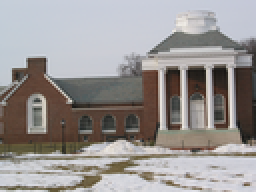
%> input picture Homework/homework4/my H4/code/I1.png, 128 x 96 px, shrunk from 512 x 384 before the run (shown 2 times larger)
$ octave q1solution.m   (GNU Octave 9; MATLAB toolbox functions it lacks are replaced by stand-ins)
%> lines starting %> are read from the running program, lines starting %| are printed output that depends on the picture
### Homework/homework4/my H4/code/ellipse.m
function h=ellipse(ra,rb,ang,x0,y0,C,Nb)
% Ellipse adds ellipses to the current plot
%
% ELLIPSE(ra,rb,ang,x0,y0) adds an ellipse with semimajor axis of ra,
% a semimajor axis of radius rb, a semimajor axis of ang, centered at
% the point x0,y0.
%
% The length of ra, rb, and ang should be the same.
% If ra is a vector of length L and x0,y0 scalars, L ellipses
% are added at point x0,y0.
% If ra is a scalar and x0,y0 vectors of length M, M ellipse are with the same
% radii are added at the points x0,y0.
% If ra, x0, y0 are vectors of the same length L=M, M ellipses are added.
% If ra is a vector of length L and x0, y0 are  vectors of length
% M~=L, L*M ellipses are added, at each point x0,y0, L ellipses of radius ra.
%
% ELLIPSE(ra,rb,ang,x0,y0,C)
% adds ellipses of color C. C may be a string ('r','b',...) or the RGB value.
% If no color is specified, it makes automatic use of the colors specified by
% the axes ColorOrder property. For several circles C may be a vector.
%
% ELLIPSE(ra,rb,ang,x0,y0,C,Nb), Nb specifies the number of points
% used to draw the ellipse. The default value is 300. Nb may be used
% for each ellipse individually.
%
% h=ELLIPSE(...) returns the handles to the ellipses.
%
% as a sample of how ellipse works, the following produces a red ellipse
% tipped up at a 45 deg axis from the x axis
% ellipse(1,2,pi/8,1,1,'r')
%
% note that if ra=rb, ELLIPSE plots a circle
%

% written by D.G. Long, Brigham Young University, based on the
% CIRCLES.m original
% written by Peter Blattner, Institute of Microtechnology, University of
% Neuchatel, Switzerland, blattner@imt.unine.ch


% Check the number of input arguments

if nargin<1,
  ra=[];
end;
if nargin<2,
  rb=[];
end;
if nargin<3,
  ang=[];
end;

%if nargin==1,
%  error('Not enough arguments');
%end;

if nargin<5,
  x0=[];
  y0=[];
end;

if nargin<6,
  C=[];
end

if nargin<7,
  Nb=[];
end

% set up the default values

if isempty(ra),ra=1;end;
if isempty(rb),rb=1;end;
if isempty(ang),ang=0;end;
if isempty(x0),x0=0;end;
if isempty(y0),y0=0;end;
if isempty(Nb),Nb=300;end;
if isempty(C),C=get(gca,'colororder');end;

% work on the variable sizes

x0=x0(:);
y0=y0(:);
ra=ra(:);
rb=rb(:);
ang=ang(:);
Nb=Nb(:);

if isstr(C),C=C(:);end;

if length(ra)~=length(rb),
  error('length(ra)~=length(rb)');
end;
if length(x0)~=length(y0),
  error('length(x0)~=length(y0)');
end;

% how many inscribed elllipses are plotted

if length(ra)~=length(x0)
  maxk=length(ra)*length(x0);
else
  maxk=length(ra);
end;

% drawing loop

for k=1:maxk

  if length(x0)==1
    xpos=x0;
    ypos=y0;
    radm=ra(k);
    radn=rb(k);
    if length(ang)==1
      an=ang;
    else
      an=ang(k);
    end;
  elseif length(ra)==1
    xpos=x0(k);
    ypos=y0(k);
    radm=ra;
    radn=rb;
    an=ang;
  elseif length(x0)==length(ra)
    xpos=x0(k);
    ypos=y0(k);
    radm=ra(k);
    radn=rb(k);
    an=ang(k);
  else
    rada=ra(fix((k-1)/size(x0,1))+1);
    radb=rb(fix((k-1)/size(x0,1))+1);
    an=ang(fix((k-1)/size(x0,1))+1);
    xpos=x0(rem(k-1,size(x0,1))+1);
    ypos=y0(rem(k-1,size(y0,1))+1);
  end;

  co=cos(an);
  si=sin(an);
  the=linspace(0,2*pi,Nb(rem(k-1,size(Nb,1))+1,:)+1);
%  x=radm*cos(the)*co-si*radn*sin(the)+xpos;
%  y=radm*cos(the)*si+co*radn*sin(the)+ypos;
  h(k)=line(radm*cos(the)*co-si*radn*sin(the)+xpos,radm*cos(the)*si+co*radn*sin(the)+ypos);

end;

### Homework/homework4/my H4/code/q1solution.m
%% EECS 442 - HW 04 - Q1 Harris Corner Detection
%  ------------------------------------------------------------------------
%  Date: 11 / 21 / 2016
%  Author: Fan Bu
%  ------------------------------------------------------------------------
%  ellipse(ra,rb,ang,x0,y0,C,Nb)
%  Instructions(Latex code)
%  ------------------------------------------------------------------------
% Key steps of the algorithm:\\
% Step1, Compute magnitude of the x and y gradients at each pixel.\\
% Step2, Due to Harris, construct a Gaussian window M around each pixel.\\
% Step3, Compute $\lambda_s$ of second moment matrix $M$ \\
% Step4, Compute $R=det(M)-k(tr(M))^2$ \\
% Step5, Set proper threshold $T$ \\
% Step6, If $R> T$, a corner is detected; then, retain point of local maxima. \\
% Step7, Superpose corners on images.\\

%% Initialization
clear all;
close all;
clc;
%% ----------------------- Load data ----------------------------
img1 = imread('I1.png');
%> img1 is the input picture: size 96x128x3 uint8; mean R, G, B 152.8, 148.7, 147.3
img2 = imread('I3.png');
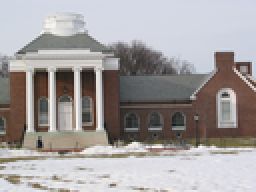
%> input picture Homework/homework4/my H4/code/I3.png, 128 x 96 px, shrunk from 512 x 384 before the run (shown 2 times larger)
%> img2 is the input picture: size 96x128x3 uint8; mean R, G, B 162.8, 158.6, 158.3

img = img1;
w = 3; %choose window size

%% ------------ Part 1: compute M,R and ellipse parameter --------
% translate to gray image
gray_img = rgb2gray(img);
[height,width] = size(gray_img);
%> height = 96; width = 128
% initialize corner position
is_edge = zeros(height, width);
% initialize R score
R = zeros(height, width);

% applying sobel edge detector in the horizontal direction
fx = [-1 0 1;
    -1 0 1;
    -1 0 1];
Ix = filter2(fx,gray_img);
% applying sobel edge detector in the vertical direction
fy = [1 1 1;
    0 0 0;
    -1 -1 -1];
Iy = filter2(fy,gray_img);
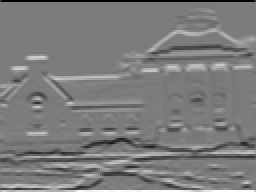
%> Iy: size 96x128 double (shown 2 times larger); min -619, max 652, mean 0.2; drawn with min black and max white
% compute terms for second moment matrix M
Ix2 = Ix.^2;
Iy2 = Iy.^2;
Ixy = Ix.*Iy;

% perform gaussian filtering for eliminating noises
h= fspecial('gaussian',[w w],2);
Ix2 = filter2(h,Ix2);
Iy2 = filter2(h,Iy2);
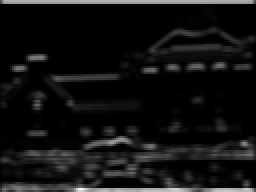
%> Iy2: size 96x128 double (shown 2 times larger); min 0, max 197194.4, mean 14394.6; drawn with min black and max white
Ixy = filter2(h,Ixy);
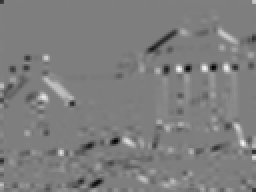
%> Ixy: size 96x128 double (shown 2 times larger); min -35800.2, max 36144.3, mean -104.7; drawn with min black and max white

% Initialize ellipsePerem
ellipsePerem = [];
Rmax = 0;
figure;
imshow(img);
hold on;
for i = 1:height
    for j = 1:width
        % compute second moment matrix M
        M = [
            Ix2(i,j), Ixy(i,j);
            Ixy(i,j) Iy2(i,j)
            ];
        % compute R(i,j) = det(M)-0.04*(trace(M))^2
        R(i,j) = det(M)-0.04*(trace(M))^2;
        if R(i,j) > Rmax
           Rmax = R(i,j);
        end;

    end;
end;
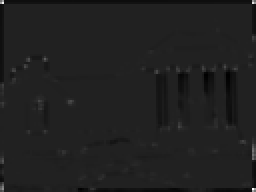
%> R: size 96x128 double (shown 2 times larger); min -1.3e+09, max 8.59e+09, mean -32617483.4; drawn with min black and max white
%> after the loop, Rmax = 8.59e+09
num_edge = 0;
Rmax
%> Rmax = 8.59e+09
T=0.1*Rmax
%> T = 859058385.2
% determine corner by comparing with threshold and all neighbor points
for i = 2:height-1
    for j = 2:width-1
        M = [
                 Ix2(i,j), Ixy(i,j);
                 Ixy(i,j) Iy2(i,j)
            ];
        % compute M's eigenvalue
        [vector,lambda] = eig(M);
        lambda = diag(lambda);
        % compute radius associate to the ellipse
        [lambda1,index] = max(lambda);
        lambda2 = min(lambda);
        a = lambda1^(-0.5);
        b = lambda2^(-0.5);
        vector = vector(:,index);
        angle = atan(vector(2)/vector(1));
        % form an ellipsePerem
        if mod(i,4) == 0 && mod(j,4) == 0
            ellipsePerem = [ellipsePerem;a b angle j i];
        end
        if R(i,j) > T ...
            && R(i,j) > R(i-1,j-1) ...
            && R(i,j) > R(i-1,j) ...
            && R(i,j) > R(i-1,j+1) ...
            && R(i,j) > R(i,j-1) ...
            && R(i,j) > R(i,j+1) ...
            && R(i,j) > R(i+1,j-1) ...
            && R(i,j) > R(i+1,j) ...
            && R(i,j) > R(i+1,j+1)

            is_edge(i,j) = 1;
            num_edge = num_edge+1;
        end;
    end;
end;
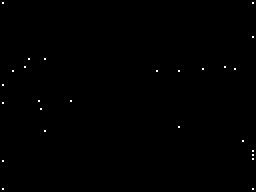
%> is_edge: size 96x128 double (shown 2 times larger); values 0 (black) and 1 (white), 0.21% white in thin lines or dots
%> after the loop, ellipsePerem = 713 rows, first 8: [0.374 1.06 -1.54 4 4; 0.412 2.32 1.5 8 4; 0.386 1.14 1.5 12 4; 0.508 1.28 1.5 16 4; 0.573 2.54 1.42 20 4; 0.481 1.52 1.57 24 4; 0.448 2.44 -1.44 28 4; 0.455 0.86 1.46 32 4]; num_edge = 26
[edge_col, edge_row] = find(is_edge == 1);
%> edge_col = 26 values from 2 to 95; edge_row = 26 values from 2 to 127
num_edge
%> num_edge = 26
%% ========== Part 2: Plot ellipse and corner on image ====================

ellipse(ellipsePerem(:,1), ellipsePerem(:,2), ellipsePerem(:,3), ...
    ellipsePerem(:,4),ellipsePerem(:,5));
%> in ellipse, `x0=x0(:);`: x0 = 713 values, max 124 at index 31, min 4 at index 1, mean 64
%> in ellipse, `y0=y0(:);`: y0 = 713 values from 4 to 92
%> in ellipse, `ang=ang(:);`: ang = 713 values, max 1.57 at index 6, min -1.57 at index 158, mean -0.115
%> the loop in ellipse, `for k=1:maxk` made 713 passes
%> (xpos, ypos, radm, radn, an, co, si) on passes 1 to 12: (4, 4, 0.374, 1.06, -1.54, 0.032, -0.999), (8, 4, 0.412, 2.32, 1.5, 0.074, 0.997), (12, 4, 0.386, 1.14, 1.5, 0.0659, 0.998), (16, 4, 0.508, 1.28, 1.5, 0.0668, 0.998), (20, 4, 0.573, 2.54, 1.42, 0.147, 0.989), (24, 4, 0.481, 1.52, 1.57, 6.12e-17, 1), (28, 4, 0.448, 2.44, -1.44, 0.128, -0.992), (32, 4, 0.455, 0.86, 1.46, 0.109, 0.994), (36, 4, 0.624, 1.07, -1.55, 0.025, -1), (40, 4, 0.467, 1.24, -1.5, 0.0671, -0.998), (44, 4, 0.573, 2.54, 1.42, 0.147, 0.989), (48, 4, 0.481, 1.47, 1.55, 0.0185, 1)
%> after the loop in ellipse, `for k=1:maxk`: an = -1.54; h = 713 values, max -40.53 at index 1, min -752.9 at index 713, mean -396.5; radm = 0.00449; radn = 0.0128; xpos = 124; ypos = 92
plot(edge_row, edge_col,'r*');
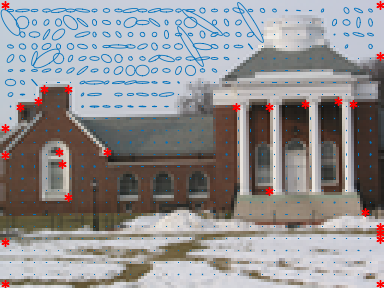
%> figure redrawn from the program's plot data; shown 3 times larger
